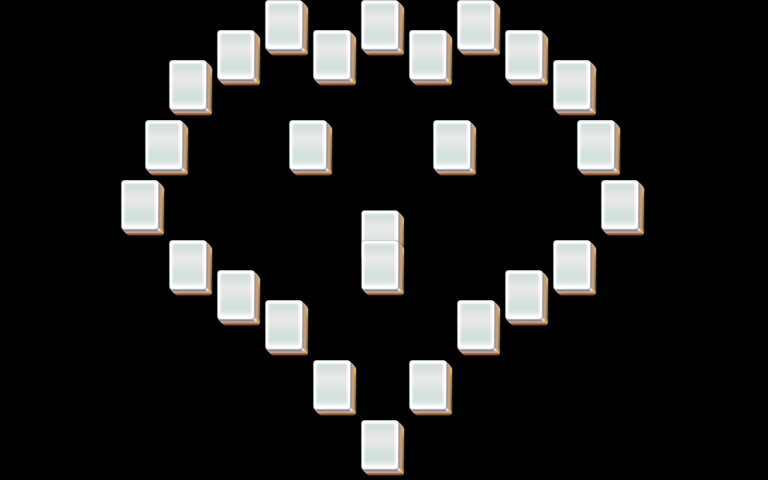

A level layout from a 2D game, rendered from its tile map. Below: a short description, then the map file with tile-grid data replaced by summaries:
An orthogonal 32x16 tile map with 24x30 px tiles, 4 tile layers (layer1, layer2, layer3, layer4).

<map version="1.0" orientation="orthogonal" width="32" height="16" tilewidth="24" tileheight="30">
 <properties>
  <property name="species" value="20" />
 </properties>
 <tileset firstgid="1" name="mahjong" tilewidth="48" tileheight="60">
  <image source="mahjong.png" />
 </tileset>
 <layer name="layer1" width="32" height="16">
  <data>[512 cells, 25 non-empty, 1 distinct tile ids]</data>
 </layer>
 <layer name="layer2" width="32" height="16">
  <data>[512 cells, 25 non-empty, 1 distinct tile ids]</data>
 </layer>
 <layer name="layer3" width="32" height="16">
  <data>[512 cells, 13 non-empty, 1 distinct tile ids]</data>
 </layer>
 <layer name="layer4" width="32" height="16">
  <data>[512 cells, 5 non-empty, 1 distinct tile ids]</data>
 </layer>
</map>
